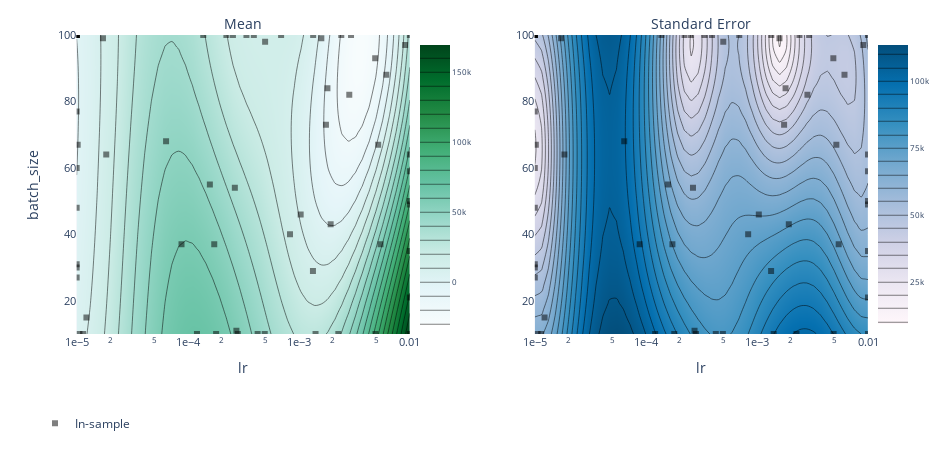

Notebook code cell kept with this figure:
### Code cell
from ax.utils.notebook.plotting import render, init_notebook_plotting

render(plot_contour(model=model, param_x='lr', param_y='batch_size', metric_name='mse', lower_is_better=True,
                    slice_values={'beta1': 0.5475287299898006, 'beta2': 0.2710715336156402}))

### Figure 1 — Plotly figure (JSON) as saved in the notebook; plotly's stock layout.template omitted (floating-point values rounded to 4 significant figures; data arrays with more than 128 entries replaced by an {"elided": "..."} marker saying what was removed)
{"data": [{"autocolorscale": false, "autocontour": true, "colorbar": {"tickfont": {"size": 8}, "ticksuffix": "", "x": 0.45, "y": 0.5}, "colorscale": [[0, "rgb(247,252,253)"], [0.125, "rgb(229,245,249)"], [0.25, "rgb(204,236,230)"], [0.375, "rgb(153,216,201)"], [0.5, "rgb(102,194,164)"], [0.625, "rgb(65,174,118)"], [0.75, "rgb(35,139,69)"], [0.875, "rgb(0,109,44)"], [1, "rgb(0,68,27)"]], "contours": {"coloring": "heatmap"}, "hoverinfo": "x+y+z", "ncontours": 25, "type": "contour", "x": [1e-05, 1.151e-05, 1.326e-05, 1.526e-05, 1.758e-05, 2.024e-05, 2.33e-05, 2.683e-05, 3.089e-05, 3.556e-05, 4.095e-05, 4.715e-05, 5.429e-05, 6.251e-05, 7.197e-05, 8.286e-05, 9.541e-05, 0.0001099, 0.0001265, 0.0001456, 0.0001677, 0.0001931, 0.0002223, 0.000256, 0.0002947, 0.0003393, 0.0003907, 0.0004498, 0.0005179, 0.0005964, 0.0006866, 0.0007906, 0.0009103, 0.001048, 0.001207, 0.001389, 0.0016, 0.001842, 0.002121, 0.002442, 0.002812, 0.003237, 0.003728, 0.004292, 0.004942, 0.00569, 0.006551, 0.007543, 0.008685, 0.01], "xaxis": "x", "y": [10, 11.84, 13.67, 15.51, 17.35, 19.18, 21.02, 22.86, 24.69, 26.53, 28.37, 30.2, 32.04, 33.88, 35.71, 37.55, 39.39, 41.22, 43.06, 44.9, 46.73, 48.57, 50.41, 52.24, 54.08, 55.92, 57.76, 59.59, 61.43, 63.27, 65.1, 66.94, 68.78, 70.61, 72.45, 74.29, 76.12, 77.96, 79.8, 81.63, 83.47, 85.31, 87.14, 88.98, 90.82, 92.65, 94.49, 96.33, 98.16, 100], "yaxis": "y", "z": {"elided": "50x50 float values"}, "zauto": true, "zmax": 169300.0, "zmin": -169300.0}, {"autocolorscale": false, "autocontour": true, "colorbar": {"tickfont": {"size": 8}, "ticksuffix": "", "x": 1, "y": 0.5}, "colorscale": [[0, "rgb(255,247,251)"], [0.1429, "rgb(236,231,242)"], [0.2857, "rgb(208,209,230)"], [0.4286, "rgb(166,189,219)"], [0.5714, "rgb(116,169,207)"], [0.7143, "rgb(54,144,192)"], [0.8571, "rgb(5,112,176)"], [1, "rgb(3,78,123)"]], "contours": {"coloring": "heatmap"}, "hoverinfo": "x+y+z", "ncontours": 25, "type": "contour", "x": [1e-05, 1.151e-05, 1.326e-05, 1.526e-05, 1.758e-05, 2.024e-05, 2.33e-05, 2.683e-05, 3.089e-05, 3.556e-05, 4.095e-05, 4.715e-05, 5.429e-05, 6.251e-05, 7.197e-05, 8.286e-05, 9.541e-05, 0.0001099, 0.0001265, 0.0001456, 0.0001677, 0.0001931, 0.0002223, 0.000256, 0.0002947, 0.0003393, 0.0003907, 0.0004498, 0.0005179, 0.0005964, 0.0006866, 0.0007906, 0.0009103, 0.001048, 0.001207, 0.001389, 0.0016, 0.001842, 0.002121, 0.002442, 0.002812, 0.003237, 0.003728, 0.004292, 0.004942, 0.00569, 0.006551, 0.007543, 0.008685, 0.01], "xaxis": "x2", "y": [10, 11.84, 13.67, 15.51, 17.35, 19.18, 21.02, 22.86, 24.69, 26.53, 28.37, 30.2, 32.04, 33.88, 35.71, 37.55, 39.39, 41.22, 43.06, 44.9, 46.73, 48.57, 50.41, 52.24, 54.08, 55.92, 57.76, 59.59, 61.43, 63.27, 65.1, 66.94, 68.78, 70.61, 72.45, 74.29, 76.12, 77.96, 79.8, 81.63, 83.47, 85.31, 87.14, 88.98, 90.82, 92.65, 94.49, 96.33, 98.16, 100], "yaxis": "y2", "z": {"elided": "50x50 float values"}}, {"hoverinfo": "text", "legendgroup": "In-sample", "marker": {"color": "black", "opacity": 0.5, "symbol": 1}, "mode": "markers", "name": "In-sample", "text": ["0_0", "1_0", "2_0", "3_0", "4_0", "5_0", "6_0", "7_0", "8_0", "9_0", "10_0", "11_0", "12_0", "13_0", "14_0", "15_0", "16_0", "17_0", "18_0", "19_0", "20_0", "21_0", "22_0", "23_0", "24_0", "25_0", "26_0", "27_0", "28_0", "29_0", "30_0", "31_0", "32_0", "33_0", "34_0", "35_0", "36_0", "37_0", "38_0", "39_0", "40_0", "41_0", "42_0", "43_0", "44_0", "45_0", "46_0", "47_0", "48_0", "49_0", "50_0", "51_0", "52_0", "53_0", "54_0", "55_0", "56_0", "57_0", "58_0", "59_0", "60_0", "61_0", "62_0"], "type": "scatter", "x": [0.0002743, 0.001341, 0.004875, 0.009076, 0.0002656, 0.01, 0.006143, 0.002849, 0.01, 0.001811, 0.001347, 0.001756, 8.794e-05, 6.385e-05, 1.224e-05, 0.0001733, 0.000138, 1.726e-05, 0.00104, 1e-05, 0.005187, 1e-05, 1e-05, 0.0004976, 0.001416, 1e-05, 0.01, 0.0001802, 0.0002553, 1.059e-05, 0.0003379, 1.847e-05, 0.0004937, 1e-05, 1e-05, 0.0001212, 0.004903, 0.01, 0.0006931, 1.022e-05, 1e-05, 0.01, 0.001936, 0.01, 1.142e-05, 1e-05, 1e-05, 1e-05, 0.01, 0.0004262, 0.0002229, 0.01, 1e-05, 0.005445, 0.0001583, 0.0008337, 0.001596, 0.002413, 0.00227, 0.0003939, 0.0002828, 1e-05, 0.002953], "xaxis": "x", "y": [11, 29, 93, 97, 54, 100, 88, 82, 50, 84, 100, 73, 37, 68, 15, 37, 100, 99, 46, 30, 67, 48, 100, 98, 10, 27, 35, 10, 100, 10, 100, 64, 10, 60, 77, 10, 10, 64, 100, 67, 100, 10, 43, 21, 10, 31, 100, 100, 49, 10, 100, 59, 100, 37, 55, 40, 99, 100, 10, 100, 10, 100, 100], "yaxis": "y"}, {"hoverinfo": "text", "legendgroup": "In-sample", "marker": {"color": "black", "opacity": 0.5, "symbol": 1}, "mode": "markers", "name": "In-sample", "showlegend": false, "text": ["0_0", "1_0", "2_0", "3_0", "4_0", "5_0", "6_0", "7_0", "8_0", "9_0", "10_0", "11_0", "12_0", "13_0", "14_0", "15_0", "16_0", "17_0", "18_0", "19_0", "20_0", "21_0", "22_0", "23_0", "24_0", "25_0", "26_0", "27_0", "28_0", "29_0", "30_0", "31_0", "32_0", "33_0", "34_0", "35_0", "36_0", "37_0", "38_0", "39_0", "40_0", "41_0", "42_0", "43_0", "44_0", "45_0", "46_0", "47_0", "48_0", "49_0", "50_0", "51_0", "52_0", "53_0", "54_0", "55_0", "56_0", "57_0", "58_0", "59_0", "60_0", "61_0", "62_0"], "type": "scatter", "x": [0.0002743, 0.001341, 0.004875, 0.009076, 0.0002656, 0.01, 0.006143, 0.002849, 0.01, 0.001811, 0.001347, 0.001756, 8.794e-05, 6.385e-05, 1.224e-05, 0.0001733, 0.000138, 1.726e-05, 0.00104, 1e-05, 0.005187, 1e-05, 1e-05, 0.0004976, 0.001416, 1e-05, 0.01, 0.0001802, 0.0002553, 1.059e-05, 0.0003379, 1.847e-05, 0.0004937, 1e-05, 1e-05, 0.0001212, 0.004903, 0.01, 0.0006931, 1.022e-05, 1e-05, 0.01, 0.001936, 0.01, 1.142e-05, 1e-05, 1e-05, 1e-05, 0.01, 0.0004262, 0.0002229, 0.01, 1e-05, 0.005445, 0.0001583, 0.0008337, 0.001596, 0.002413, 0.00227, 0.0003939, 0.0002828, 1e-05, 0.002953], "xaxis": "x2", "y": [11, 29, 93, 97, 54, 100, 88, 82, 50, 84, 100, 73, 37, 68, 15, 37, 100, 99, 46, 30, 67, 48, 100, 98, 10, 27, 35, 10, 100, 10, 100, 64, 10, 60, 77, 10, 10, 64, 100, 67, 100, 10, 43, 21, 10, 31, 100, 100, 49, 10, 100, 59, 100, 37, 55, 40, 99, 100, 10, 100, 10, 100, 100], "yaxis": "y2"}], "layout": {"annotations": [{"font": {"size": 14}, "showarrow": false, "text": "Mean", "x": 0.25, "xanchor": "center", "xref": "paper", "y": 1, "yanchor": "bottom", "yref": "paper"}, {"font": {"size": 14}, "showarrow": false, "text": "Standard Error", "x": 0.8, "xanchor": "center", "xref": "paper", "y": 1, "yanchor": "bottom", "yref": "paper"}], "autosize": false, "height": 450, "hovermode": "closest", "legend": {"orientation": "h", "x": 0, "y": -0.25}, "margin": {"b": 100, "l": 35, "pad": 0, "r": 35, "t": 35}, "width": 950, "xaxis": {"anchor": "y", "autorange": false, "domain": [0.05, 0.45], "exponentformat": "e", "range": [-5, -2], "tickfont": {"size": 11}, "tickmode": "auto", "title": {"text": "lr"}, "type": "log"}, "xaxis2": {"anchor": "y2", "autorange": false, "domain": [0.6, 1], "exponentformat": "e", "range": [-5, -2], "tickfont": {"size": 11}, "tickmode": "auto", "title": {"text": "lr"}, "type": "log"}, "yaxis": {"anchor": "x", "autorange": false, "domain": [0, 1], "exponentformat": "e", "range": [10, 100], "tickfont": {"size": 11}, "tickmode": "auto", "title": {"text": "batch_size"}, "type": "linear"}, "yaxis2": {"anchor": "x2", "autorange": false, "domain": [0, 1], "exponentformat": "e", "range": [10, 100], "tickfont": {"size": 11}, "tickmode": "auto", "type": "linear"}}}
